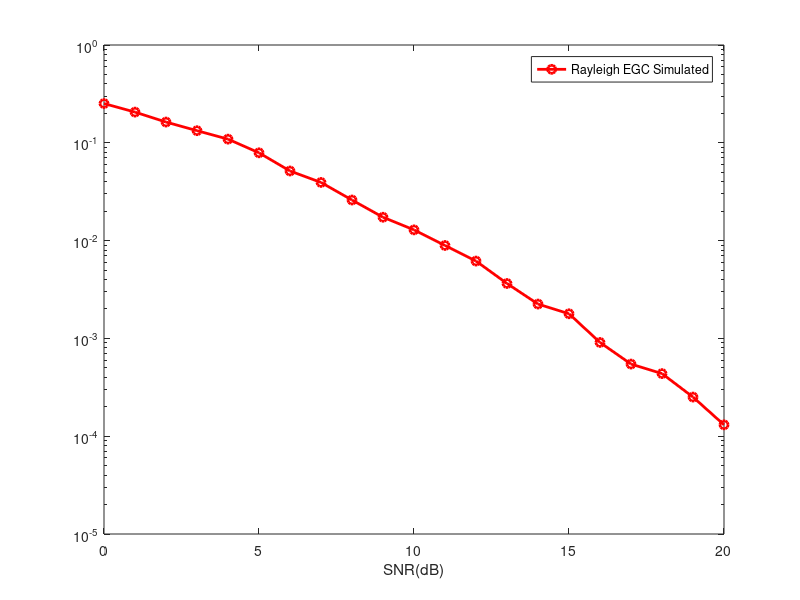

Here is the MATLAB script that generated this plot: (Note: this script raises an error after producing the figure.)
clc;
close all;
clear all;
m=10^3;
snr_dB=[0:1:20];
for j=1:1:length(snr_dB)
n_err=0;
n_bits=0;
while n_err<100
inf_bits=round(rand(1,m));
x=-2*(inf_bits-0.5);
N0=1/10^(snr_dB(j)/10);
n1=sqrt(N0/2)*abs((randn(1,length(x))+ i*randn(1,length(x))));
n2=sqrt(N0/2)*abs((randn(1,length(x))+ i*randn(1,length(x))));
h1=sqrt(0.5)*abs((randn(1,length(x))+ i*randn(1,length(x))));
h2=sqrt(0.5)*abs((randn(1,length(x))+ i*randn(1,length(x))));
y1=h1.*x+n1;
y2=h2.*x+n2;
y_equal=0.5*(y1+y2);
est_bits=y_equal<0;
diff=inf_bits-est_bits;
n_err=n_err+sum(abs(diff));
n_bits=n_bits+length(inf_bits);
end 
BER(j)=n_err/n_bits;
end
semilogy(snr_dB,BER,'or-','LineWidth',2);
legend('Rayleigh EGC Simulated','Rayleigh Theoretical');
axis([0 20 10^-5 1]);
xlabel('SNR(dB)');
ybalel('BER');
grid on;
